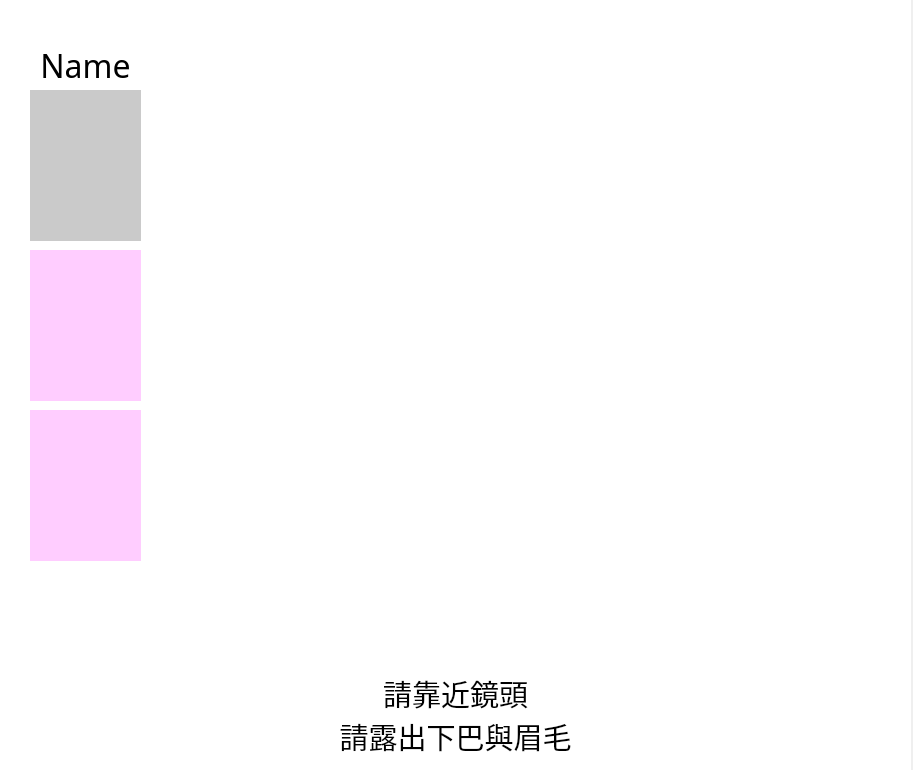
<?xml version="1.0" encoding="UTF-8"?>
<ui version="4.0">
 <class>Form</class>
 <widget class="QWidget" name="Form">
  <property name="geometry">
   <rect>
    <x>0</x>
    <y>0</y>
    <width>913</width>
    <height>770</height>
   </rect>
  </property>
  <property name="windowTitle">
   <string>Form</string>
  </property>
  <widget class="QLabel" name="img1">
   <property name="geometry">
    <rect>
     <x>0</x>
     <y>0</y>
     <width>911</width>
     <height>661</height>
    </rect>
   </property>
   <property name="contextMenuPolicy">
    <enum>Qt::DefaultContextMenu</enum>
   </property>
   <property name="autoFillBackground">
    <bool>false</bool>
   </property>
   <property name="styleSheet">
    <string notr="true">background-color: rgb(255, 255, 255);</string>
   </property>
   <property name="text">
    <string/>
   </property>
  </widget>
  <widget class="QLabel" name="img2">
   <property name="geometry">
    <rect>
     <x>30</x>
     <y>90</y>
     <width>111</width>
     <height>151</height>
    </rect>
   </property>
   <property name="autoFillBackground">
    <bool>false</bool>
   </property>
   <property name="styleSheet">
    <string notr="true">background-color: rgba(180, 180, 180, 180);</string>
   </property>
   <property name="text">
    <string/>
   </property>
  </widget>
  <widget class="QLabel" name="img3">
   <property name="geometry">
    <rect>
     <x>30</x>
     <y>250</y>
     <width>111</width>
     <height>151</height>
    </rect>
   </property>
   <property name="font">
    <font>
     <weight>50</weight>
     <bold>false</bold>
    </font>
   </property>
   <property name="contextMenuPolicy">
    <enum>Qt::DefaultContextMenu</enum>
   </property>
   <property name="autoFillBackground">
    <bool>false</bool>
   </property>
   <property name="styleSheet">
    <string notr="true">background-color: rgba(255, 0, 255, 50);</string>
   </property>
   <property name="text">
    <string/>
   </property>
  </widget>
  <widget class="QLabel" name="img4">
   <property name="geometry">
    <rect>
     <x>30</x>
     <y>410</y>
     <width>111</width>
     <height>151</height>
    </rect>
   </property>
   <property name="autoFillBackground">
    <bool>false</bool>
   </property>
   <property name="styleSheet">
    <string notr="true">background-color: rgba(255, 0, 255, 50);</string>
   </property>
   <property name="text">
    <string/>
   </property>
  </widget>
  <widget class="QLabel" name="hint">
   <property name="geometry">
    <rect>
     <x>0</x>
     <y>50</y>
     <width>171</width>
     <height>31</height>
    </rect>
   </property>
   <property name="font">
    <font>
     <family>微軟正黑體</family>
     <pointsize>24</pointsize>
    </font>
   </property>
   <property name="layoutDirection">
    <enum>Qt::LeftToRight</enum>
   </property>
   <property name="styleSheet">
    <string notr="true">background-color: rgb(255, 255, 255);</string>
   </property>
   <property name="text">
    <string>Name</string>
   </property>
   <property name="alignment">
    <set>Qt::AlignCenter</set>
   </property>
  </widget>
  <widget class="QLabel" name="hint2">
   <property name="geometry">
    <rect>
     <x>0</x>
     <y>660</y>
     <width>911</width>
     <height>111</height>
    </rect>
   </property>
   <property name="font">
    <font>
     <family>微軟正黑體</family>
     <pointsize>22</pointsize>
    </font>
   </property>
   <property name="styleSheet">
    <string notr="true">background-color: rgb(255, 255, 255);</string>
   </property>
   <property name="text">
    <string>&lt;html&gt;&lt;head/&gt;&lt;body&gt;&lt;p align=&quot;center&quot;&gt;請靠近鏡頭&lt;br/&gt;請露出下巴與眉毛&lt;/p&gt;&lt;/body&gt;&lt;/html&gt;</string>
   </property>
   <property name="alignment">
    <set>Qt::AlignCenter</set>
   </property>
  </widget>
  <zorder>hint2</zorder>
  <zorder>img1</zorder>
  <zorder>img2</zorder>
  <zorder>img3</zorder>
  <zorder>img4</zorder>
  <zorder>hint</zorder>
 </widget>
 <resources/>
 <connections/>
</ui>
